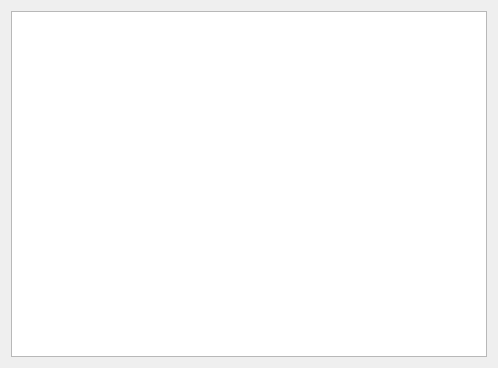
<?xml version="1.0" encoding="UTF-8"?>
<ui version="4.0">
 <class>Answer_TCP_server</class>
 <widget class="QWidget" name="Answer_TCP_server">
  <property name="geometry">
   <rect>
    <x>0</x>
    <y>0</y>
    <width>498</width>
    <height>368</height>
   </rect>
  </property>
  <property name="windowTitle">
   <string>Answer_TCP_server</string>
  </property>
  <layout class="QVBoxLayout" name="verticalLayout">
   <item>
    <widget class="QListWidget" name="listWidget"/>
   </item>
  </layout>
 </widget>
 <resources/>
 <connections/>
</ui>
